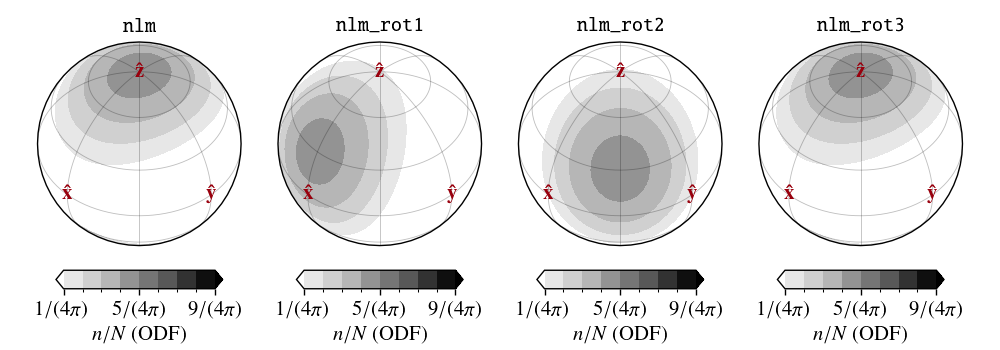

The script that saved this image:
# Nicholas M. Rathmann, 2022

import sys, os, copy, code # code.interact(local=locals())
import numpy as np

from specfabpy import specfab as sf
from specfabpy import plotting as sfplt
FS = sfplt.setfont_tex()

### Rotate ODF for L<=12

L = 12
lm, nlm_len = sf.init(L)
nlm = np.zeros((4, nlm_len), dtype=np.complex64) # The expansion coefficients

if 1:
    a2 = np.diag([0.0,0.0,1.0]) # any second-order structure tensor (not necessarily diagonal)
    nlm[0,0:6] = sf.a2_to_nlm(a2) # l=2 expansion coefficients for corresponding ODF (a2 is normalized)
else:
    nlm[0,0] = 1/np.sqrt(4*np.pi)
#    nlm[0,nlm_len-13] = 0.25
    nlm[0,nlm_len-(2*12+1)-(2*10+1)-0*(2*8+1)-0*(2*6+1)-0*(2*4+1)] = 0.3

# Wigner D rotation of nlm, implemented in specfab only for components l<=12
lat = np.deg2rad(60) # z-->x angle
lon = np.deg2rad(45) # x-->y angle
nlm[1,:] = sf.rotate_nlm(nlm[0,:], lat, 0) # first rotate around y axis in x--z plane
nlm[2,:] = sf.rotate_nlm(nlm[1,:], 0, lon) # next rotate around z axis in x--y plane 

nlm[3,:] = sf.rotate_nlm(nlm[2,:], -lat, -lon) # rotate back
            
# Print nlm
np.set_printoptions(precision=4)
I = 6 # l=4 components are identically zero if only n20 is set in the initial (to be rotated) fabric 
print('nlm[:,:I] components up to entries I=%i:'%(I))
print('------------')
print('nlm[0,:I] = ', nlm[0,:I])
print('nlm[1,:I] = ', nlm[1,:I])
print('nlm[2,:I] = ', nlm[2,:I])
print('------------')
print('Im(nlm[1,:I]) = ', np.imag(nlm[1,:I]))
print('Im(nlm[2,:I]) = ', np.imag(nlm[2,:I]))

### Setup figure for plotting

import matplotlib.pyplot as plt
import matplotlib.gridspec as gridspec

dpi, scale = 125, 2.0
fig = plt.figure(figsize=(4*scale,1.4*scale))
gs = gridspec.GridSpec(1,4)
a = 0.03
gs.update(left=a, right=1-a, bottom=0.175, wspace=0.1)

geo, prj = sfplt.getprojection(rotation=45, inclination=45)
ax1 = plt.subplot(gs[0, 0], projection=prj)
ax2 = plt.subplot(gs[0, 1], projection=prj)
ax3 = plt.subplot(gs[0, 2], projection=prj)
ax4 = plt.subplot(gs[0, 3], projection=prj)

ax1.set_global(); ax2.set_global(); ax3.set_global(); ax4.set_global()  

### Plot

sfplt.plotODF(nlm[0,:], lm, ax1)
sfplt.plotcoordaxes(ax1, geo, axislabels='vuxi')
ax1.set_title(r'\texttt{nlm}', fontsize=FS)

sfplt.plotODF(nlm[1,:], lm, ax2)
sfplt.plotcoordaxes(ax2, geo, axislabels='vuxi')
ax2.set_title(r'\texttt{nlm\_rot1}', fontsize=FS)

sfplt.plotODF(nlm[2,:], lm, ax3)
sfplt.plotcoordaxes(ax3, geo, axislabels='vuxi')
ax3.set_title(r'\texttt{nlm\_rot2}', fontsize=FS)

sfplt.plotODF(nlm[3,:], lm, ax4)
sfplt.plotcoordaxes(ax4, geo, axislabels='vuxi')
ax4.set_title(r'\texttt{nlm\_rot3}', fontsize=FS)

# Save figure
fout = 'wigner-d-rotation-test.png'
print('Saving %s'%(fout))
plt.savefig(fout, dpi=dpi)
plt.close()

